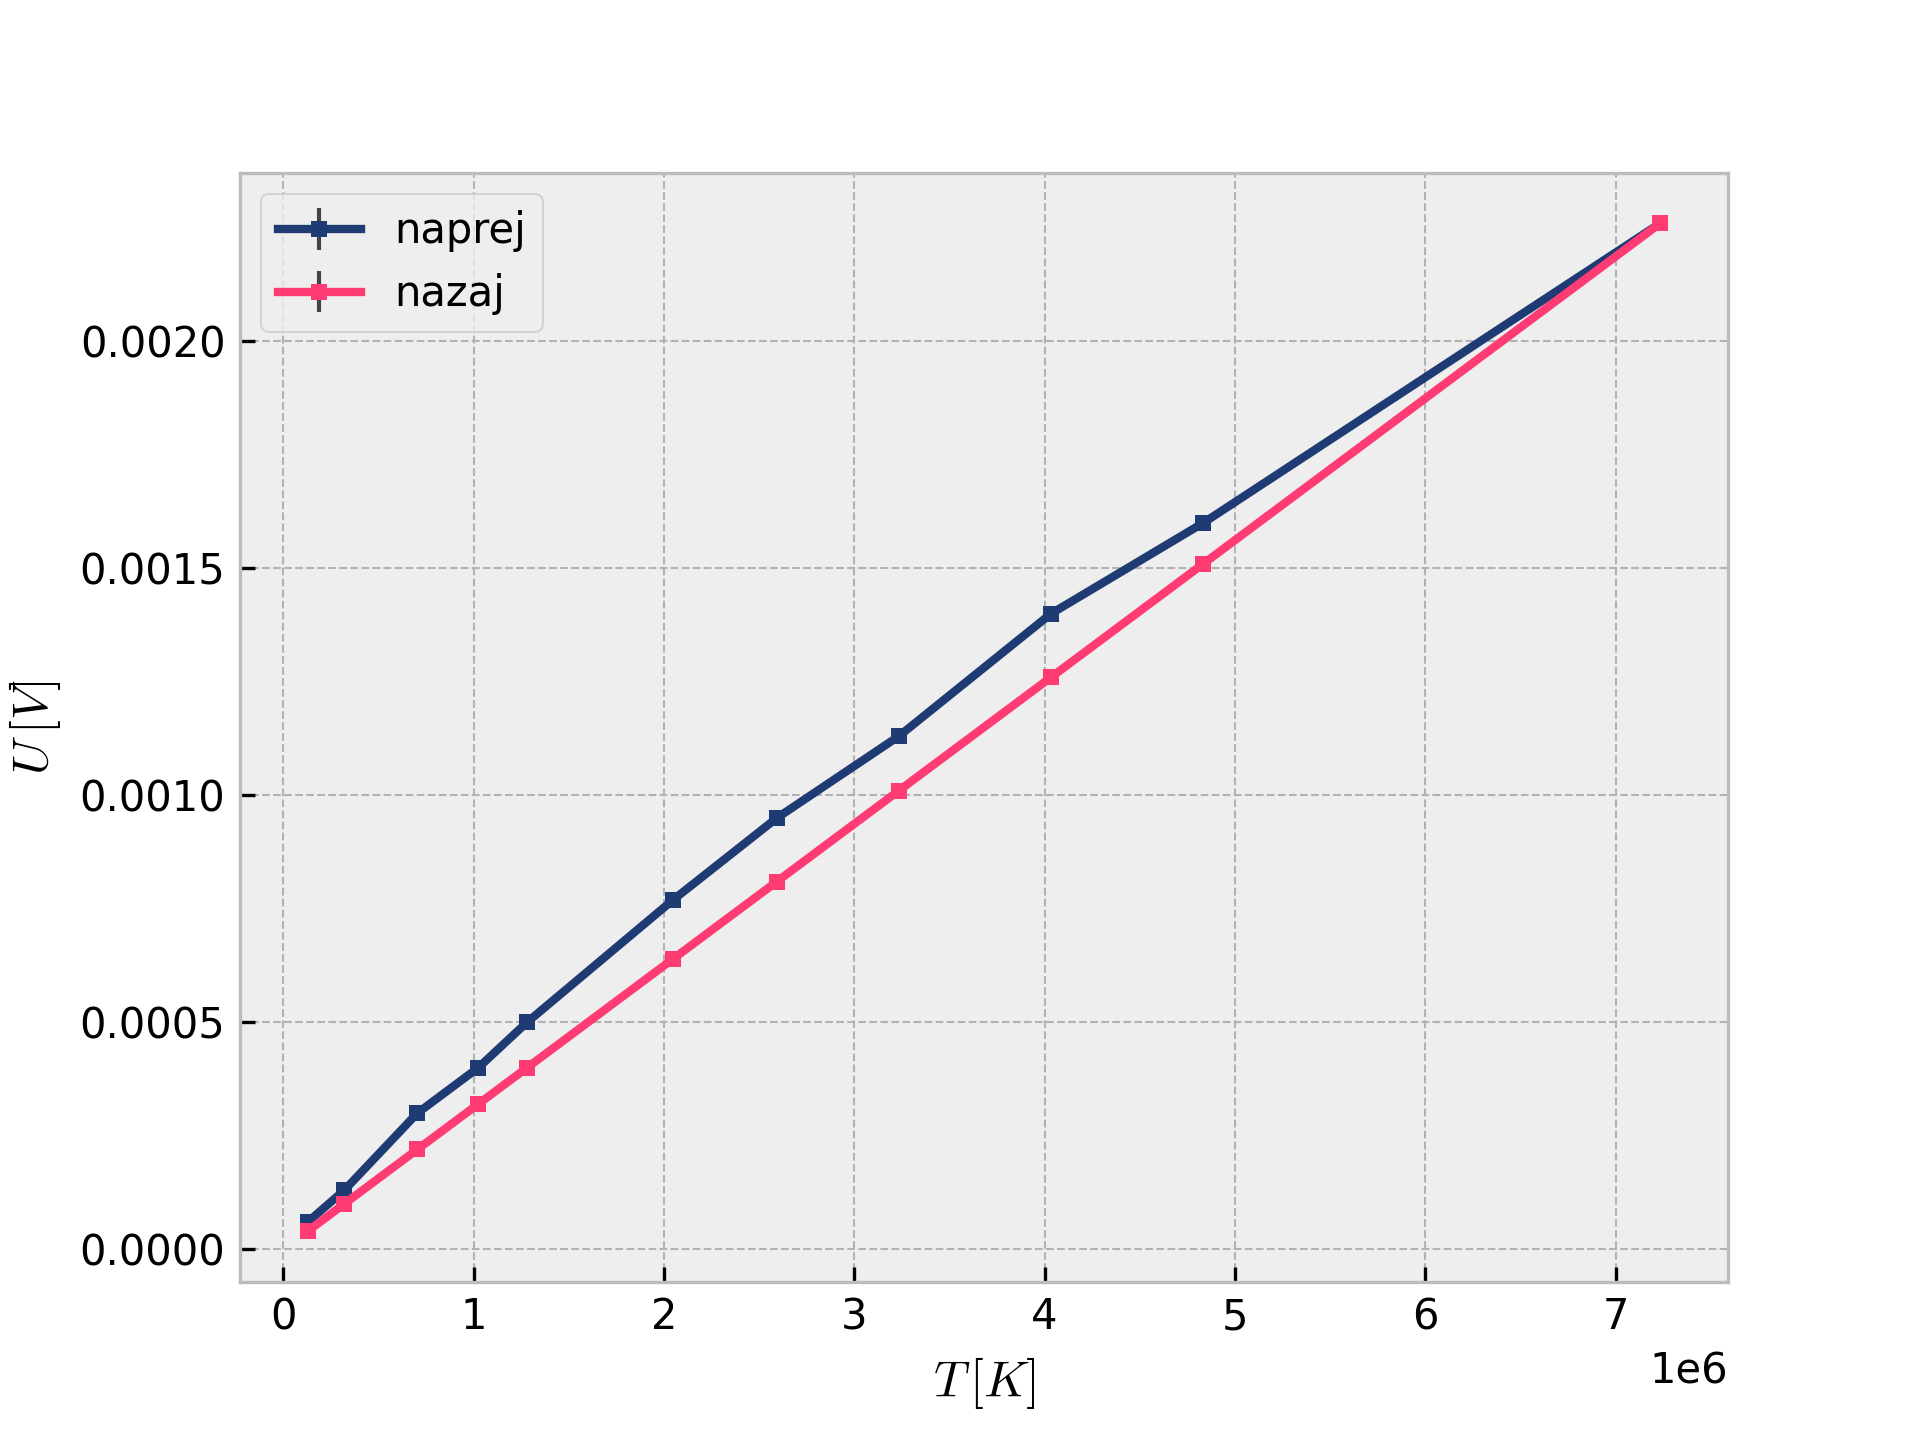

This chart was generated by the following Python code:
import numpy as np
import matplotlib.pyplot as plt
from scipy.optimize import curve_fit
import pandas as pd

plt.style.use('bmh') #ZELO DOBER PRESET!!!

df = pd.read_excel("data4.ods", engine="odf")

print(df)
#PAZI!!! PRVA VRSTA SE NE UPOSTEVA !!!!
x = df.iloc[:,3].to_numpy() #T
y = df.iloc[:,0].to_numpy()
y2 = df.iloc[:,1].to_numpy()
# y_cal = df.iloc[:,5].to_numpy()
# x_err = df.iloc[:,2].to_numpy()
# y_err = df.iloc[:,3].to_numpy()

print(x); print(y);

# Model (linear fit)
def f(x, a, b):
    return a*x + b

# Fit
params, cov = curve_fit(f, x, y)
a, b = params
errors = np.sqrt(np.diag(cov))

# Plot

#wow:
plt.errorbar(
    x, y,
    yerr=0,
    xerr=0,
    fmt='s',  # square markers
    markersize=4,  # smaller dots
    color='#1f3b73',  # dark blue (markers + line)
    ecolor='#444444',  # dark grey error bars
    elinewidth=1,  # thin error lines
    capsize=3,  # "T" caps size
    capthick=1,  # thickness of caps
    markeredgewidth=0,
    linestyle='-',  # no connecting lines
    label='naprej'
)
plt.errorbar(
    x, y2,
    yerr=0,
    xerr=0,
    fmt='s',  # square markers
    markersize=4,  # smaller dots
    color='#ff3b73',  # dark blue (markers + line)
    ecolor='#444444',  # dark grey error bars
    elinewidth=1,  # thin error lines
    capsize=3,  # "T" caps size
    capthick=1,  # thickness of caps
    markeredgewidth=0,
    linestyle='-',  # no connecting lines
    label='nazaj'
)

x_fit = np.linspace(min(x), max(x), 100)
# plt.plot(x_fit, f(x_fit, a, b), label=f'fit: y={a:.3e}x+{b:.3e}', linewidth=0.3)

plt.legend()
plt.xlabel(r"$T\,[K]$")
plt.ylabel(r"$U\,[V]$")

plt.savefig("graf4.png", dpi=300)


plt.show()

print("a =", a, "±", errors[0])
print("b =", b, "±", errors[1])

#neke
